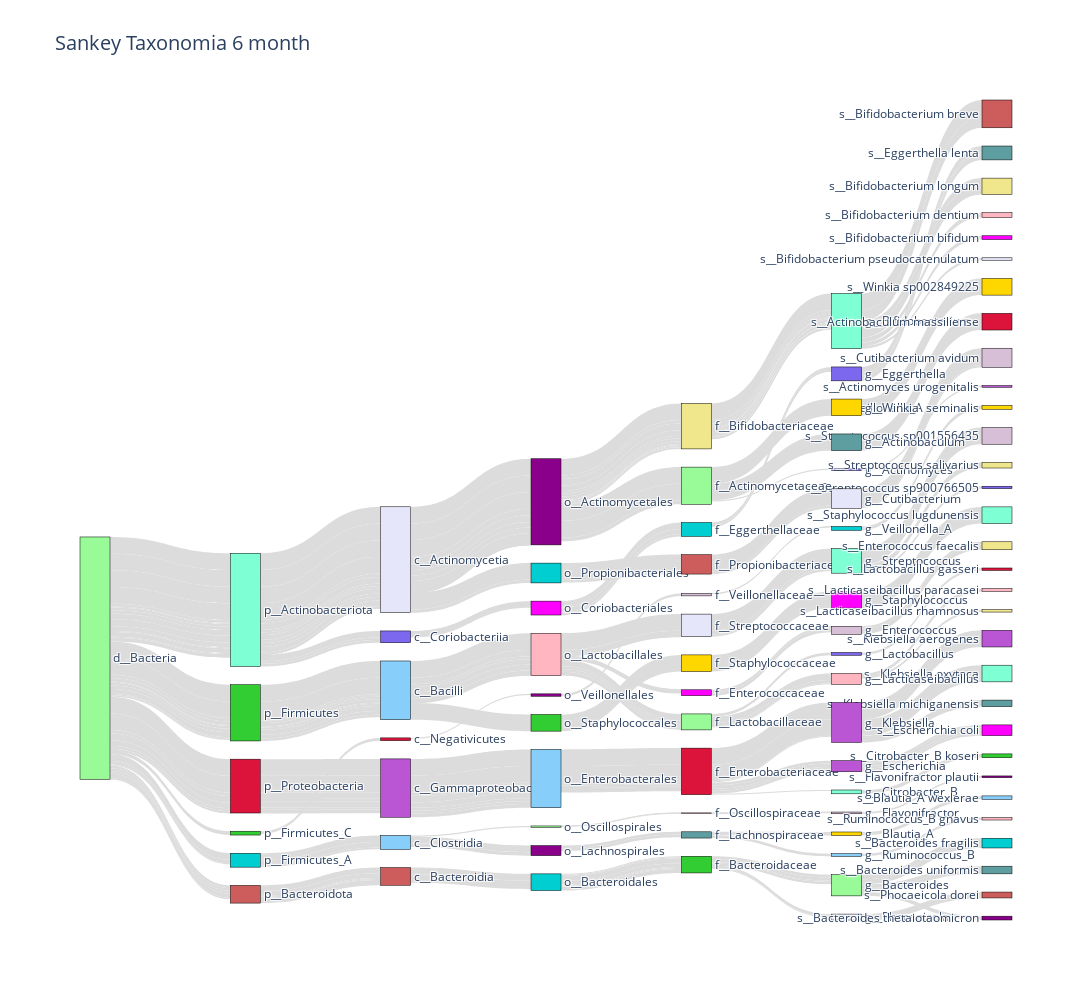

Source (notebook cell):
### Code cell
plot_taxonomy_sankey(df_6month_tax2, 'Sankey Taxonomia 6 month',frequencias_tax_6month)

### Figure 1 — Plotly figure (JSON) as saved in the notebook; plotly's stock layout.template omitted (floating-point values rounded to 4 significant figures; data arrays with more than 128 entries replaced by an {"elided": "..."} marker saying what was removed)
{"data": [{"link": {"color": "#DCDCDC", "source": {"elided": "288 int values"}, "target": {"elided": "288 int values"}, "value": {"elided": "336 int values"}}, "node": {"color": ["#00CED1", "#7FFFD4", "#FFB6C1", "#E6E6FA", "#D8BFD8", "#BA55D3", "#87CEFA", "#DC143C", "#FFD700", "#7B68EE", "#FF00FF", "#98FB98", "#5F9EA0", "#8B008B", "#CD5C5C", "#F0E68C", "#32CD32", "#00CED1", "#7FFFD4", "#FFB6C1", "#E6E6FA", "#D8BFD8", "#BA55D3", "#87CEFA", "#DC143C", "#FFD700", "#7B68EE", "#FF00FF", "#98FB98", "#5F9EA0", "#8B008B", "#CD5C5C", "#F0E68C", "#32CD32", "#00CED1", "#7FFFD4", "#FFB6C1", "#E6E6FA", "#D8BFD8", "#BA55D3", "#87CEFA", "#DC143C", "#FFD700", "#7B68EE", "#FF00FF", "#98FB98", "#5F9EA0", "#8B008B", "#CD5C5C", "#F0E68C", "#32CD32", "#00CED1", "#7FFFD4", "#FFB6C1", "#E6E6FA", "#D8BFD8", "#BA55D3", "#87CEFA", "#DC143C", "#FFD700", "#7B68EE", "#FF00FF", "#98FB98", "#5F9EA0", "#8B008B", "#CD5C5C", "#F0E68C", "#32CD32", "#00CED1", "#7FFFD4", "#FFB6C1", "#E6E6FA", "#D8BFD8", "#BA55D3", "#87CEFA", "#DC143C", "#FFD700", "#7B68EE", "#FF00FF", "#98FB98", "#5F9EA0", "#8B008B", "#CD5C5C", "#F0E68C", "#32CD32", "#00CED1", "#7FFFD4", "#FFB6C1", "#E6E6FA", "#D8BFD8", "#BA55D3", "#87CEFA", "#DC143C", "#FFD700", "#7B68EE", "#FF00FF", "#98FB98", "#5F9EA0", "#8B008B", "#CD5C5C", "#F0E68C", "#32CD32"], "label": ["o__Propionibacteriales", "p__Actinobacteriota", "s__Bifidobacterium dentium", "g__Phocaeicola", "s__Streptococcus sp001556435", "s__Actinomyces urogenitalis", "g__Ruminococcus_B", "p__Proteobacteria", "s__Veillonella_A seminalis", "c__Coriobacteriia", "g__Staphylococcus", "f__Lactobacillaceae", "s__Eggerthella lenta", "s__Flavonifractor plautii", "f__Propionibacteriaceae", "s__Bifidobacterium longum", "o__Staphylococcales", "p__Firmicutes_A", "g__Streptococcus", "o__Lactobacillales", "s__Bifidobacterium pseudocatenulatum", "f__Veillonellaceae", "s__Klebsiella aerogenes", "c__Clostridia", "s__Lactobacillus gasseri", "s__Winkia sp002849225", "g__Eggerthella", "f__Enterococcaceae", "g__Bacteroides", "s__Klebsiella michiganensis", "o__Veillonellales", "s__Bifidobacterium breve", "s__Enterococcus faecalis", "s__Citrobacter_B koseri", "g__Veillonella_A", "s__Staphylococcus lugdunensis", "s__Lacticaseibacillus paracasei", "c__Actinomycetia", "s__Cutibacterium avidum", "g__Klebsiella", "c__Bacilli", "f__Enterobacteriaceae", "g__Blautia_A", "s__Streptococcus sp900766505", "s__Bifidobacterium bifidum", "d__Bacteria", "f__Lachnospiraceae", "o__Lachnospirales", "c__Bacteroidia", "f__Bifidobacteriaceae", "p__Firmicutes", "f__Eggerthellaceae", "g__Citrobacter_B", "f__Oscillospiraceae", "f__Streptococcaceae", "g__Flavonifractor", "c__Gammaproteobacteria", "s__Blautia_A wexlerae", "c__Negativicutes", "f__Staphylococcaceae", "g__Actinomyces", "o__Coriobacteriales", "o__Oscillospirales", "g__Actinobaculum", "o__Actinomycetales", "s__Phocaeicola dorei", "s__Streptococcus salivarius", "f__Bacteroidaceae", "o__Bacteroidales", "g__Bifidobacterium", "s__Ruminococcus_B gnavus", "g__Cutibacterium", "g__Enterococcus", "g__Escherichia", "o__Enterobacterales", "s__Actinobaculum massiliense", "g__Winkia", "g__Lactobacillus", "s__Escherichia coli", "f__Actinomycetaceae", "s__Bacteroides uniformis", "s__Bacteroides thetaiotaomicron", "p__Bacteroidota", "s__Lacticaseibacillus rhamnosus", "p__Firmicutes_C", "s__Bacteroides fragilis", "s__Klebsiella oxytoca", "g__Lacticaseibacillus"], "line": {"color": "black", "width": 0.5}, "pad": 20, "thickness": 30}, "type": "sankey"}], "layout": {"title": {"font": {"size": 20}, "text": "Sankey Taxonomia 6 month"}, "font": {"size": 12}, "width": 4000, "height": 1000}}
